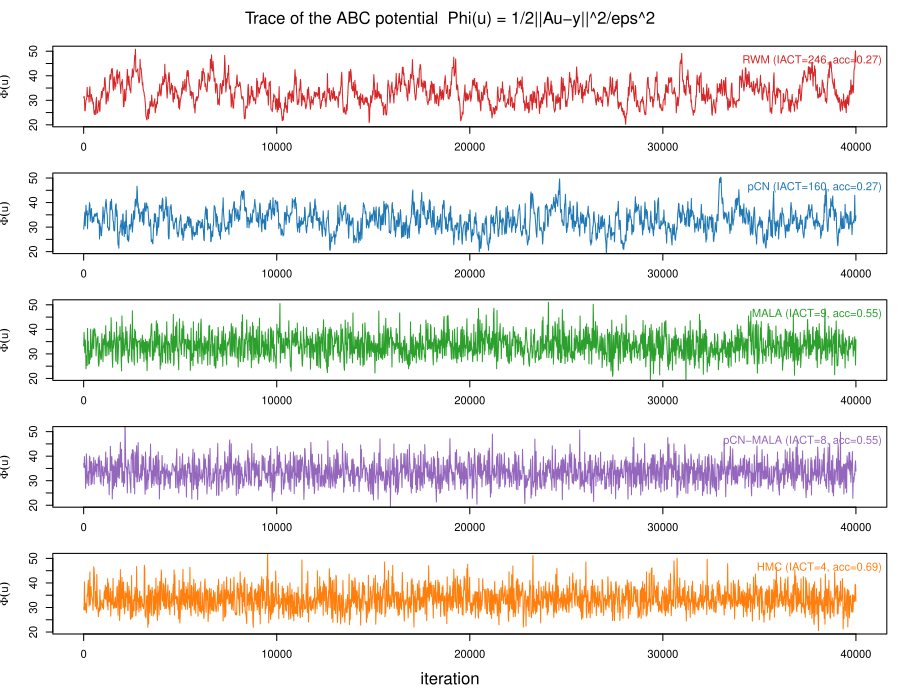

The script that saved this image:
# =====================================================================
# mcmc_u_comparison.R
#
# How effective is the inner MCMC move on the u-variables (the move K_t
# of the rare event SMC) in the MA example, with the data y and the
# parameter theta held FIXED?
#
# We compare five moves that all target
#       pi(u) ∝ exp(-1/2 ||u||^2) * exp(-1/2 ||H(u,theta) - y||^2 / eps^2)
#            =  P_eps(y | H(u,theta)) phi(u)
# (the invariant distribution required of K_t):
#
#   RWM        random-walk Metropolis, Gaussian proposal
#   pCN        preconditioned Crank-Nicolson  (the move currently in ma.R)
#   MALA       Metropolis-adjusted Langevin
#   pCN-MALA   the prior-reversible (infinity-)MALA / Crank-Nicolson Langevin
#   HMC        Hamiltonian Monte Carlo
#
# For the MA model H(u,theta) is LINEAR in u (a convolution), so with a
# Gaussian ABC kernel the target is exactly Gaussian, N(m, C) with
#       C = (I + A'A/eps^2)^{-1},   m = C A'y / eps^2,   x = A u.
# This gives an analytic ground truth to validate the samplers, and the
# anisotropy of C (set by eps) is exactly what stresses the moves.
#
# Diagnostics: trace plots + autocorrelation time / effective sample
# size, computed with both coda and mcmcse.
#
#   Rscript R/mcmc_u_comparison.R
# (writes R/mcmc_u_comparison.pdf and prints summary tables)
# =====================================================================

source("R/ma.R")
suppressMessages({ library(coda); library(mcmcse) })

# ---------------------------------------------------------------------
# Build the (Gaussian) u-target for the MA model at fixed (y, theta).
# ---------------------------------------------------------------------
make_u_target <- function(n_obs, theta, eps, seed = 1) {
  set.seed(seed)
  q  <- length(theta)
  d  <- n_obs + q
  m0 <- make_ma_model(rep(0, n_obs), q = q)
  y  <- m0$H(rnorm(d), theta)                       # data simulated at theta
  model <- make_ma_model(y, q = q)
  A   <- vapply(seq_len(d), function(j) {           # x = A u  (linear H)
    e <- numeric(d); e[j] <- 1; model$H(e, theta)
  }, numeric(n_obs))
  AtA <- crossprod(A); Aty <- as.vector(crossprod(A, y)); ie2 <- 1 / eps^2
  Prec <- diag(d) + AtA * ie2

  list(
    d       = d, A = A, y = y, eps = eps,
    logpost = function(u) { r <- as.vector(A %*% u) - y
                            -0.5 * sum(u * u) - 0.5 * ie2 * sum(r * r) },
    loglik  = function(u) { r <- as.vector(A %*% u) - y; -0.5 * ie2 * sum(r * r) },
    grad_lp = function(u) -u - ie2 * (as.vector(AtA %*% u) - Aty),
    grad_ll = function(u)    - ie2 * (as.vector(AtA %*% u) - Aty),
    # ABC potential Phi(u) = 1/2 ||Au - y||^2 / eps^2, as a scalar summary
    phi_vec = function(U) { R <- U %*% t(A); R <- sweep(R, 2, y); 0.5 * ie2 * rowSums(R * R) },
    mpost   = as.vector(solve(Prec, Aty * ie2)),
    Cpost   = solve(Prec)
  )
}

# ---------------------------------------------------------------------
# Generic adaptive-then-sample driver.  'kernel(state, step)' performs
# one MCMC step and returns list(state, acc in {0,1}).  The scalar step
# is adapted on an unconstrained scale (psi) by Robbins-Monro to hit
# 'target_acc' during burn-in, then frozen for the sampling phase.
# ---------------------------------------------------------------------
run_sampler <- function(kernel, init_state, psi0, link, target_acc,
                        nadapt, nsamp, ngrad_per_iter) {
  st <- init_state; psi <- psi0
  for (i in seq_len(nadapt)) {
    r  <- kernel(st, link(psi)); st <- r$state
    psi <- psi + (r$acc - target_acc) / i^0.6
  }
  step <- link(psi)
  d <- length(st$u); chain <- matrix(0, nsamp, d); acc <- 0
  t0 <- proc.time()[["elapsed"]]
  for (i in seq_len(nsamp)) {
    r <- kernel(st, step); st <- r$state
    chain[i, ] <- st$u; acc <- acc + r$acc
  }
  elapsed <- proc.time()[["elapsed"]] - t0
  list(chain = chain, acc = acc / nsamp, step = step,
       seconds = elapsed, ngrad = ngrad_per_iter)
}

# ---------------------------------------------------------------------
# The five kernels.  state carries u and cached quantities so each
# iteration costs one extra target/gradient evaluation (not two).
# ---------------------------------------------------------------------

# RWM: symmetric Gaussian proposal.
kern_rwm <- function(tgt) function(st, sigma) {
  d <- length(st$u)
  v  <- st$u + sigma * rnorm(d); lpv <- tgt$logpost(v)
  if (log(runif(1)) < lpv - st$lp) list(state = list(u = v, lp = lpv), acc = 1)
  else                             list(state = st,                    acc = 0)
}

# pCN: v = sqrt(1-rho^2) u + rho xi; prior+proposal cancel => likelihood ratio.
kern_pcn <- function(tgt) function(st, rho) {
  d <- length(st$u); s <- sqrt(1 - rho^2)
  v  <- s * st$u + rho * rnorm(d); llv <- tgt$loglik(v)
  if (log(runif(1)) < llv - st$ll) list(state = list(u = v, ll = llv), acc = 1)
  else                             list(state = st,                    acc = 0)
}

# MALA: Langevin proposal on the full posterior gradient.
kern_mala <- function(tgt) function(st, tau) {
  d <- length(st$u); h <- tau^2 / 2
  mu  <- st$u + h * st$g
  v   <- mu + tau * rnorm(d); lpv <- tgt$logpost(v); gv <- tgt$grad_lp(v)
  muv <- v + h * gv
  logqf <- -sum((v - mu )^2) / (2 * tau^2)          # q(v|u)
  logqr <- -sum((st$u - muv)^2) / (2 * tau^2)       # q(u|v)
  if (log(runif(1)) < (lpv - st$lp) + (logqr - logqf))
    list(state = list(u = v, lp = lpv, g = gv), acc = 1)
  else list(state = st, acc = 0)
}

# pCN-MALA (infinity-MALA / Crank-Nicolson Langevin): prior-reversible
# Langevin.  a^2 + b^2 = 1 so the no-gradient case is exactly pCN.
kern_pcn_mala <- function(tgt) function(st, delta) {
  d <- length(st$u)
  a <- (1 - delta / 4) / (1 + delta / 4)
  b <- sqrt(delta) / (1 + delta / 4)
  c <- (delta / 2) / (1 + delta / 4)
  mu  <- a * st$u + c * st$gll
  v   <- mu + b * rnorm(d); lpv <- tgt$logpost(v); gllv <- tgt$grad_ll(v)
  muv <- a * v + c * gllv
  logqf <- -sum((v - mu )^2) / (2 * b^2)
  logqr <- -sum((st$u - muv)^2) / (2 * b^2)
  if (log(runif(1)) < (lpv - st$lp) + (logqr - logqf))
    list(state = list(u = v, lp = lpv, gll = gllv), acc = 1)
  else list(state = st, acc = 0)
}

# HMC: L leapfrog steps of size eps_h, unit mass matrix.  The number of
# leapfrog steps is jittered uniformly in {1, ..., L_max} every iteration
# to avoid the periodic-orbit resonances that make fixed-L HMC return
# near its starting point on (near-)Gaussian targets.
kern_hmc <- function(tgt, L_max) function(st, eps_h) {
  d <- length(st$u); L <- sample.int(L_max, 1L)
  p0 <- rnorm(d); u <- st$u; g <- st$g; p <- p0 + 0.5 * eps_h * g
  for (l in seq_len(L)) {
    u <- u + eps_h * p
    g <- tgt$grad_lp(u)
    if (l < L) p <- p + eps_h * g
  }
  p <- p + 0.5 * eps_h * g
  lp_new <- tgt$logpost(u)
  dH <- (lp_new - 0.5 * sum(p^2)) - (st$lp - 0.5 * sum(p0^2))   # log target+kinetic
  if (log(runif(1)) < dH) list(state = list(u = u, lp = lp_new, g = g), acc = 1)
  else                    list(state = st, acc = 0)
}

# ---------------------------------------------------------------------
# Run all samplers on a given target.
# ---------------------------------------------------------------------
run_all <- function(tgt, nadapt, nsamp, L_hmc = 20, seed = 100) {
  set.seed(seed)
  d  <- tgt$d
  u0 <- rnorm(d)                                    # start from the prior
  base <- function(u) list(u = u, lp = tgt$logpost(u), ll = tgt$loglik(u),
                           g = tgt$grad_lp(u), gll = tgt$grad_ll(u))
  s0 <- base(u0)

  list(
    RWM = run_sampler(kern_rwm(tgt),  list(u = u0, lp = s0$lp),
                      log(0.1), exp, 0.234, nadapt, nsamp, 0),
    pCN = run_sampler(kern_pcn(tgt),  list(u = u0, ll = s0$ll),
                      qlogis(0.3), plogis, 0.30, nadapt, nsamp, 0),
    MALA = run_sampler(kern_mala(tgt), list(u = u0, lp = s0$lp, g = s0$g),
                       log(0.05), exp, 0.574, nadapt, nsamp, 1),
    `pCN-MALA` = run_sampler(kern_pcn_mala(tgt),
                       list(u = u0, lp = s0$lp, gll = s0$gll),
                       log(0.1), exp, 0.574, nadapt, nsamp, 1),
    HMC = run_sampler(kern_hmc(tgt, L_hmc), list(u = u0, lp = s0$lp, g = s0$g),
                      log(0.02), exp, 0.70, nadapt, nsamp, (L_hmc + 1) / 2)
  )
}

# ---------------------------------------------------------------------
# Diagnostics for one sampler result.
# ---------------------------------------------------------------------
diagnose <- function(res, tgt) {
  ch  <- res$chain; nsamp <- nrow(ch)
  phi <- tgt$phi_vec(ch)                              # ABC potential trace
  ess_coords <- coda::effectiveSize(coda::as.mcmc(ch))
  ess_phi_coda   <- as.numeric(coda::effectiveSize(coda::as.mcmc(phi)))
  ess_phi_mcmcse <- tryCatch(mcmcse::ess(phi), error = function(e) NA)
  mess <- tryCatch(suppressWarnings(mcmcse::multiESS(ch)), error = function(e) NA)
  worst <- which.min(ess_coords)
  list(
    acc        = res$acc,
    step       = res$step,
    seconds    = res$seconds,
    ess_phi    = ess_phi_coda,
    ess_phi_ms = as.numeric(ess_phi_mcmcse),
    iact_phi   = nsamp / ess_phi_coda,               # integrated autocorr time
    ess_min    = min(ess_coords),
    ess_med    = median(ess_coords),
    multiESS   = mess,
    ess_phi_per_s    = ess_phi_coda / res$seconds,
    ess_phi_per_grad = ess_phi_coda / max(res$ngrad * nsamp, nsamp),
    worst      = worst,
    phi        = phi,
    err_mean   = max(abs(colMeans(ch) - tgt$mpost)),
    err_sd     = max(abs(apply(ch, 2, sd) - sqrt(diag(tgt$Cpost))))
  )
}

# =====================================================================
# Main experiment
# =====================================================================
theta <- c(0.6, 0.2)
n_obs <- 100
eps   <- 1
nadapt <- 5000
nsamp  <- 40000

cat(sprintf("MA(%d) u-move comparison:  n_obs=%d, dim(u)=%d, eps=%g\n",
            length(theta), n_obs, n_obs + length(theta), eps))
cat(sprintf("Target: Gaussian N(m,C); sampling phase = %d iterations.\n\n", nsamp))

tgt  <- make_u_target(n_obs, theta, eps)
fits <- run_all(tgt, nadapt, nsamp)
diag <- lapply(fits, diagnose, tgt = tgt)

## ---- summary table ------------------------------------------------
tab <- data.frame(
  sampler   = names(diag),
  acc       = sapply(diag, function(z) round(z$acc, 3)),
  ESS_Phi   = sapply(diag, function(z) round(z$ess_phi)),
  IACT_Phi  = sapply(diag, function(z) round(z$iact_phi, 1)),
  ESS_min   = sapply(diag, function(z) round(z$ess_min)),
  ESS_med   = sapply(diag, function(z) round(z$ess_med)),
  multiESS  = sapply(diag, function(z) round(z$multiESS)),
  ESS_Phi_s = sapply(diag, function(z) round(z$ess_phi_per_s)),
  ESSPhi_gr = sapply(diag, function(z) signif(z$ess_phi_per_grad, 2)),
  err_mean  = sapply(diag, function(z) signif(z$err_mean, 2)),
  row.names = NULL, stringsAsFactors = FALSE
)
cat("Per-sampler diagnostics (sampling phase, ", nsamp, " iters):\n", sep = "")
print(tab, row.names = FALSE)
cat("\nESS_Phi   : effective sample size of the ABC potential (coda)\n")
cat("IACT_Phi  : integrated autocorrelation time = nsamp / ESS_Phi\n")
cat("ESS_min/med: min/median ESS over the", tgt$d, "u-coordinates\n")
cat("multiESS  : multivariate ESS (mcmcse)\n")
cat("ESS_Phi_s : ESS_Phi per second; ESSPhi_gr: ESS_Phi per gradient eval\n")
cat("err_mean  : max|sample mean - analytic posterior mean| (correctness)\n\n")

# mcmcse cross-check of ESS_Phi
cat("mcmcse ESS of Phi (cross-check vs coda):\n")
for (nm in names(diag))
  cat(sprintf("  %-9s coda=%6.0f   mcmcse=%6.0f\n",
              nm, diag[[nm]]$ess_phi, diag[[nm]]$ess_phi_ms))

# =====================================================================
# Figure: trace plots of Phi + autocorrelation functions
# =====================================================================
cols <- c(RWM = "#d62728", pCN = "#1f77b4", MALA = "#2ca02c",
          `pCN-MALA` = "#9467bd", HMC = "#ff7f0e")
pdf("R/mcmc_u_comparison.pdf", width = 9, height = 7)

## page 1: Phi trace (thinned), one panel per sampler
op <- par(mfrow = c(length(fits), 1), mar = c(2, 4, 1.5, 1), oma = c(3, 0, 2, 0))
thin <- seq(1, nsamp, length.out = 2000)
ylim <- range(sapply(diag, function(z) quantile(z$phi, c(0.001, 0.999))))
for (nm in names(diag)) {
  plot(thin, diag[[nm]]$phi[thin], type = "l", col = cols[nm], ylim = ylim,
       xlab = "", ylab = expression(Phi(u)), main = "")
  legend("topright", legend = sprintf("%s (IACT=%.0f, acc=%.2f)",
         nm, diag[[nm]]$iact_phi, diag[[nm]]$acc), bty = "n", text.col = cols[nm])
}
mtext("Trace of the ABC potential  Phi(u) = 1/2||Au-y||^2/eps^2", outer = TRUE)
mtext("iteration", side = 1, outer = TRUE, line = 1)
par(op)

## page 2: ACF of Phi (overlaid) and of the worst-mixing coordinate
op <- par(mfrow = c(1, 2), mar = c(4, 4, 2, 1))
lagmax <- 200
acf_phi <- lapply(diag, function(z) acf(z$phi, lag.max = lagmax, plot = FALSE)$acf)
plot(0:lagmax, acf_phi[[1]], type = "n", ylim = c(0, 1),
     xlab = "lag", ylab = "ACF", main = expression("ACF of " * Phi(u)))
abline(h = 0, col = "grey80")
for (nm in names(diag)) lines(0:lagmax, acf_phi[[nm]], col = cols[nm], lwd = 2)
legend("topright", legend = names(diag), col = cols[names(diag)], lwd = 2, bty = "n")

worst_coord <- function(z, ch) ch[, z$worst]
acf_w <- lapply(names(diag), function(nm)
  acf(fits[[nm]]$chain[, diag[[nm]]$worst], lag.max = lagmax, plot = FALSE)$acf)
names(acf_w) <- names(diag)
plot(0:lagmax, acf_w[[1]], type = "n", ylim = c(0, 1),
     xlab = "lag", ylab = "ACF", main = "ACF of worst-mixing u-coordinate")
abline(h = 0, col = "grey80")
for (nm in names(diag)) lines(0:lagmax, acf_w[[nm]], col = cols[nm], lwd = 2)
legend("topright", legend = names(diag), col = cols[names(diag)], lwd = 2, bty = "n")
par(op)
invisible(dev.off())
cat("\nWrote R/mcmc_u_comparison.pdf\n")

# =====================================================================
# Bonus: how does mixing scale with dimension (= n_obs)?
# Report IACT of Phi for each sampler at several dimensions.
# =====================================================================
cat("\nDimension scaling -- IACT of Phi (lower = better mixing):\n")
dims <- c(25, 100, 400)
scal <- matrix(NA, length(dims), length(fits),
               dimnames = list(paste0("n=", dims), names(fits)))
for (k in seq_along(dims)) {
  tk  <- make_u_target(dims[k], theta, eps)
  fk  <- run_all(tk, nadapt = 3000, nsamp = 15000)
  for (nm in names(fk))
    scal[k, nm] <- nrow(fk[[nm]]$chain) /
      coda::effectiveSize(coda::as.mcmc(tk$phi_vec(fk[[nm]]$chain)))
}
print(round(scal, 1))
cat("\n(dim(u) = n + 2; eps =", eps, ".)\n")
cat("Observed scaling (n=25 -> n=400, a 16x increase in dimension):\n")
cat("  RWM      ~ linear in d  (random walk; IACT grows ~16x)\n")
cat("  pCN      grows almost as fast here: pCN is dimension-robust only when\n")
cat("           the likelihood is a mild perturbation of the prior, whereas\n")
cat("           at this eps the ABC likelihood is informative (concentrates\n")
cat("           the target in ~n directions), so pCN degrades too.\n")
cat("  MALA / pCN-MALA  ~ d^(1/3)  (gradient information; IACT grows ~2.5x)\n")
cat("  HMC      scales best (IACT grows ~1.8x).\n")
cat("Gradient-based moves dominate per iteration; per gradient evaluation\n")
cat("pCN-MALA is the most efficient (HMC spends ~L/2 gradients per step).\n")
